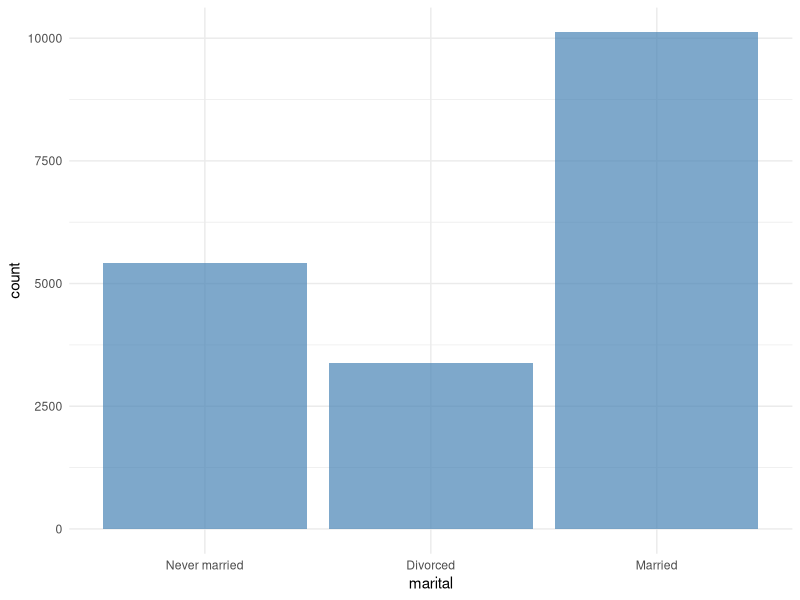

Write R code to recreate this figure.
# Chi squared goodness of fit test

library(tidyverse)
library(forcats)
View(gss_cat)

unique(gss_cat$marital)
levels(gss_cat$marital)

my_data <- gss_cat %>% 
  select(marital) %>% 
  filter(marital %in% c("Married", "Never married", "Divorced")) %>% 
  mutate(marital = fct_drop(marital))

my_table <- table(my_data)
View(my_table)

# Use chi squared goodness of fit
chisq.test(my_table)
# Or
my_data %>% 
  table() %>% 
  chisq.test()


# graphics

my_data %>% 
  ggplot(aes(marital)) +
  geom_bar(fill = 'steelblue', alpha = 0.7) +
  theme_minimal()










